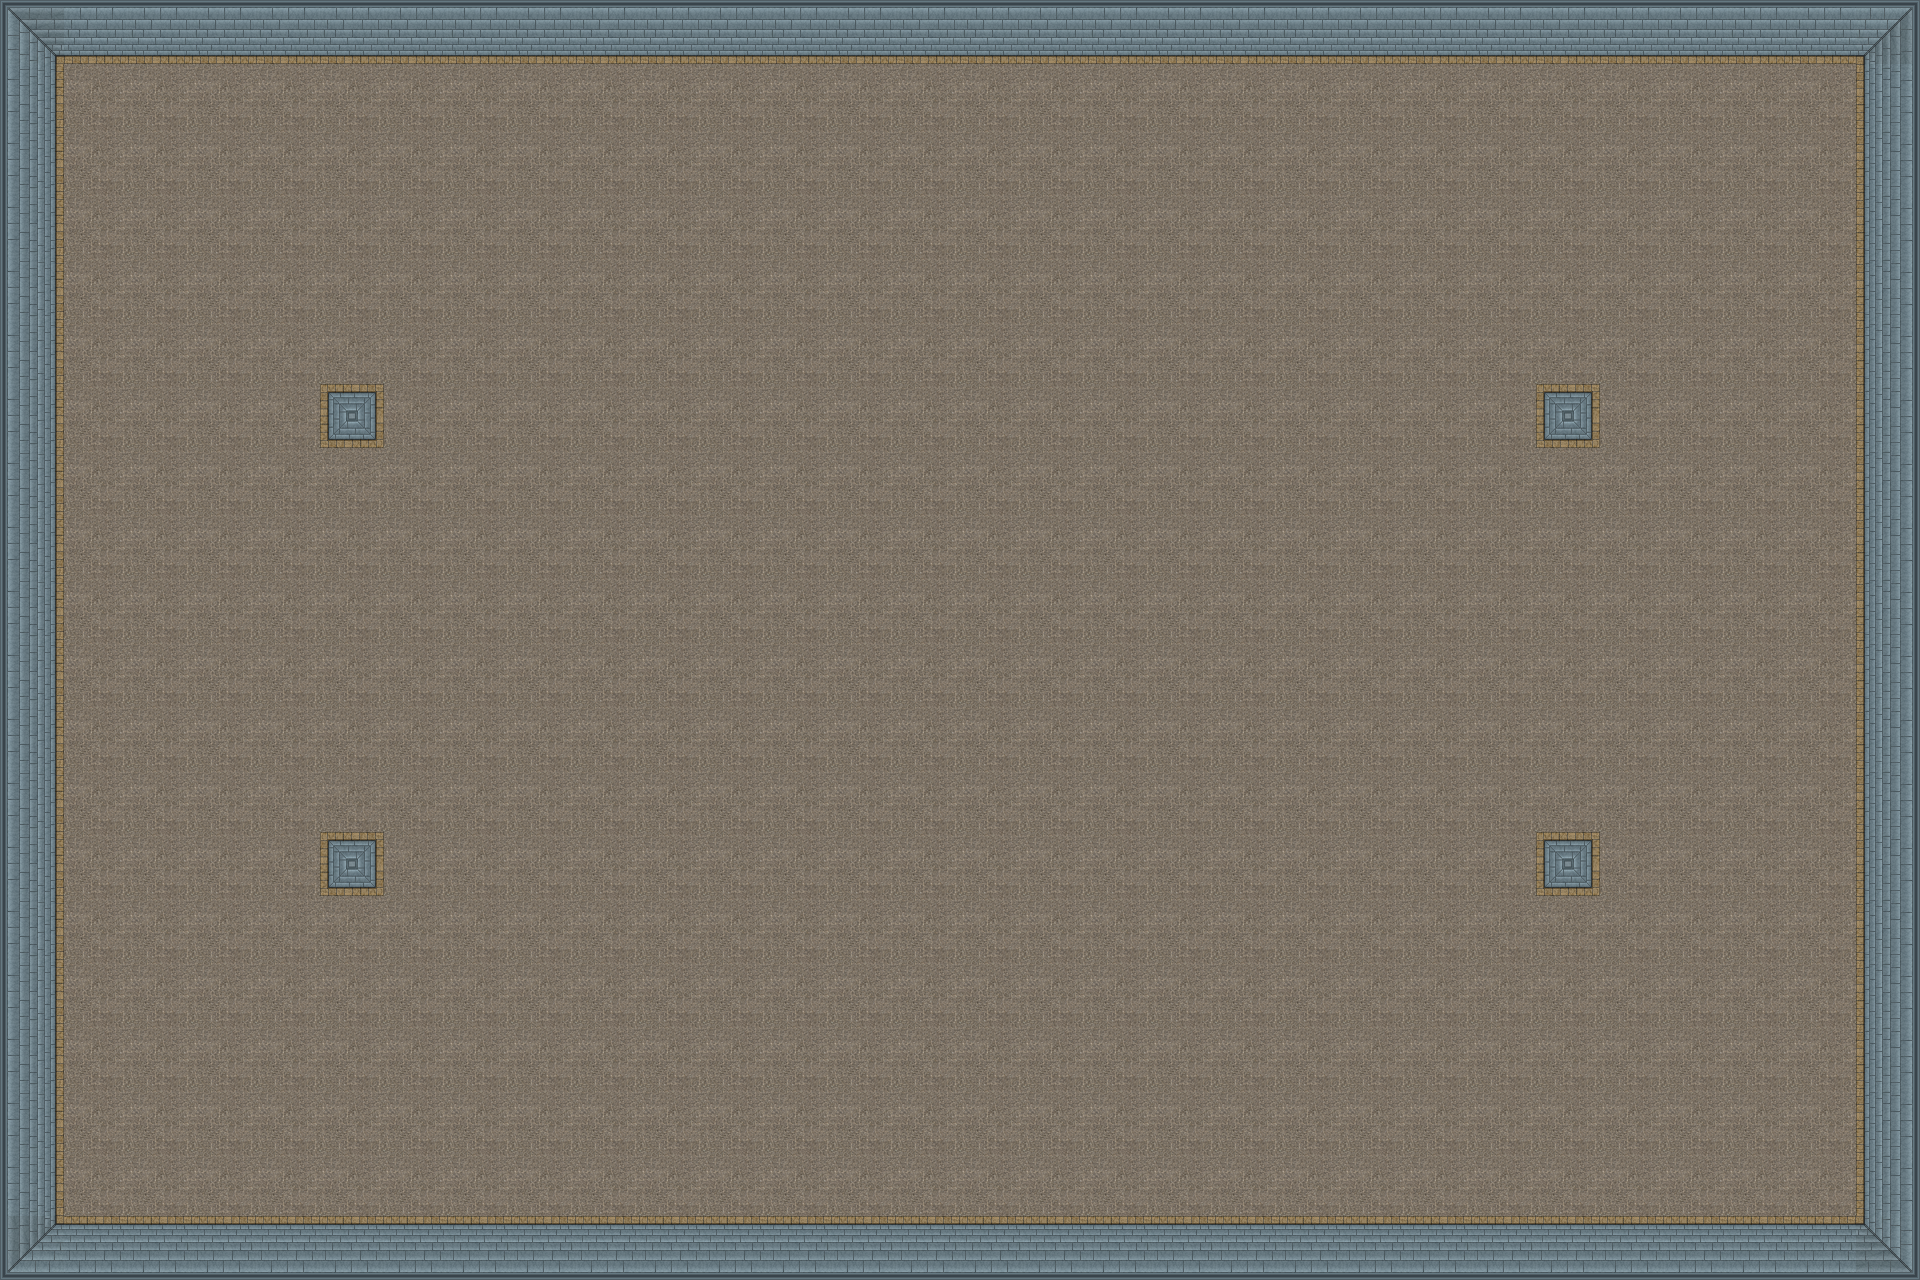

Tiled map render using the project's own tile images. Description and the whole map definition, tile-layer contents included, below:
An orthogonal 30x20 tile map with 64x64 px tiles, 2 tile layers (ground, walls).

<map version="1.10" tiledversion="1.10.2" orientation="orthogonal" renderorder="right-down" width="30" height="20" tilewidth="64" tileheight="64" infinite="0" nextlayerid="3" nextobjectid="1">
 <editorsettings>
  <export target="dungeon-01.json" format="json" />
 </editorsettings>
 <tileset firstgid="1" name="wall_sheet" tilewidth="64" tileheight="64" tilecount="50" columns="5">
  <image source="wall_sheet.png" width="320" height="640" />
  <tile id="0">
   <properties>
    <property name="collides" type="bool" value="true" />
   </properties>
  </tile>
  <tile id="1">
   <properties>
    <property name="collides" type="bool" value="true" />
   </properties>
  </tile>
  <tile id="2">
   <properties>
    <property name="collides" type="bool" value="true" />
   </properties>
  </tile>
  <tile id="3">
   <properties>
    <property name="collides" type="bool" value="true" />
   </properties>
  </tile>
  <tile id="5">
   <properties>
    <property name="collides" type="bool" value="true" />
   </properties>
  </tile>
  <tile id="6">
   <properties>
    <property name="collides" type="bool" value="true" />
   </properties>
  </tile>
  <tile id="7">
   <properties>
    <property name="collides" type="bool" value="true" />
   </properties>
  </tile>
  <tile id="8">
   <properties>
    <property name="collides" type="bool" value="true" />
   </properties>
  </tile>
  <tile id="10">
   <properties>
    <property name="collides" type="bool" value="true" />
   </properties>
  </tile>
  <tile id="11">
   <properties>
    <property name="collides" type="bool" value="true" />
   </properties>
  </tile>
  <tile id="12">
   <properties>
    <property name="collides" type="bool" value="true" />
   </properties>
  </tile>
  <tile id="13">
   <properties>
    <property name="collides" type="bool" value="true" />
   </properties>
  </tile>
 </tileset>
 <layer id="2" name="ground" width="30" height="20">
  <data encoding="csv">
30,30,30,30,30,30,30,30,30,30,30,30,30,30,30,30,30,30,30,30,30,30,30,30,30,30,30,30,30,30,
30,30,30,30,30,30,30,30,30,30,30,30,30,30,30,30,30,30,30,30,30,30,30,30,30,30,30,30,30,30,
30,30,30,30,30,30,30,30,30,30,30,30,30,30,30,30,30,30,30,30,30,30,30,30,30,30,30,30,30,30,
30,30,30,30,30,30,30,30,30,30,30,30,30,30,30,30,30,30,30,30,30,30,30,30,30,30,30,30,30,30,
30,30,30,30,30,30,30,30,30,30,30,30,30,30,30,30,30,30,30,30,30,30,30,30,30,30,30,30,30,30,
30,30,30,30,30,30,30,30,30,30,30,30,30,30,30,30,30,30,30,30,30,30,30,30,30,30,30,30,30,30,
30,30,30,30,30,30,30,30,30,30,30,30,30,30,30,30,30,30,30,30,30,30,30,30,30,30,30,30,30,30,
30,30,30,30,30,30,30,30,30,30,30,30,30,30,30,30,30,30,30,30,30,30,30,30,30,30,30,30,30,30,
30,30,30,30,30,30,30,30,30,30,30,30,30,30,30,30,30,30,30,30,30,30,30,30,30,30,30,30,30,30,
30,30,30,30,30,30,30,30,30,30,30,30,30,30,30,30,30,30,30,30,30,30,30,30,30,30,30,30,30,30,
30,30,30,30,30,30,30,30,30,30,30,30,30,30,30,30,30,30,30,30,30,30,30,30,30,30,30,30,30,30,
30,30,30,30,30,30,30,30,30,30,30,30,30,30,30,30,30,30,30,30,30,30,30,30,30,30,30,30,30,30,
30,30,30,30,30,30,30,30,30,30,30,30,30,30,30,30,30,30,30,30,30,30,30,30,30,30,30,30,30,30,
30,30,30,30,30,30,30,30,30,30,30,30,30,30,30,30,30,30,30,30,30,30,30,30,30,30,30,30,30,30,
30,30,30,30,30,30,30,30,30,30,30,30,30,30,30,30,30,30,30,30,30,30,30,30,30,30,30,30,30,30,
30,30,30,30,30,30,30,30,30,30,30,30,30,30,30,30,30,30,30,30,30,30,30,30,30,30,30,30,30,30,
30,30,30,30,30,30,30,30,30,30,30,30,30,30,30,30,30,30,30,30,30,30,30,30,30,30,30,30,30,30,
30,30,30,30,30,30,30,30,30,30,30,30,30,30,30,30,30,30,30,30,30,30,30,30,30,30,30,30,30,30,
30,30,30,30,30,30,30,30,30,30,30,30,30,30,30,30,30,30,30,30,30,30,30,30,30,30,30,30,30,30,
30,30,30,30,30,30,30,30,30,30,30,30,30,30,30,30,30,30,30,30,30,30,30,30,30,30,30,30,30,30
</data>
 </layer>
 <layer id="1" name="walls" width="30" height="20">
  <data encoding="csv">
6,3,3,3,3,3,3,3,3,3,3,3,3,3,3,3,3,3,3,3,3,3,3,3,3,3,3,3,3,8,
1,0,0,0,0,0,0,0,0,0,0,0,0,0,0,0,0,0,0,0,0,0,0,0,0,0,0,0,0,2,
1,0,0,0,0,0,0,0,0,0,0,0,0,0,0,0,0,0,0,0,0,0,0,0,0,0,0,0,0,2,
1,0,0,0,0,0,0,0,0,0,0,0,0,0,0,0,0,0,0,0,0,0,0,0,0,0,0,0,0,2,
1,0,0,0,0,0,0,0,0,0,0,0,0,0,0,0,0,0,0,0,0,0,0,0,0,0,0,0,0,2,
1,0,0,0,0,0,0,0,0,0,0,0,0,0,0,0,0,0,0,0,0,0,0,0,0,0,0,0,0,2,
1,0,0,0,0,25,0,0,0,0,0,0,0,0,0,0,0,0,0,0,0,0,0,0,25,0,0,0,0,2,
1,0,0,0,0,0,0,0,0,0,0,0,0,0,0,0,0,0,0,0,0,0,0,0,0,0,0,0,0,2,
1,0,0,0,0,0,0,0,0,0,0,0,0,0,0,0,0,0,0,0,0,0,0,0,0,0,0,0,0,2,
1,0,0,0,0,0,0,0,0,0,0,0,0,0,0,0,0,0,0,0,0,0,0,0,0,0,0,0,0,2,
1,0,0,0,0,0,0,0,0,0,0,0,0,0,0,0,0,0,0,0,0,0,0,0,0,0,0,0,0,2,
1,0,0,0,0,0,0,0,0,0,0,0,0,0,0,0,0,0,0,0,0,0,0,0,0,0,0,0,0,2,
1,0,0,0,0,0,0,0,0,0,0,0,0,0,0,0,0,0,0,0,0,0,0,0,0,0,0,0,0,2,
1,0,0,0,0,25,0,0,0,0,0,0,0,0,0,0,0,0,0,0,0,0,0,0,25,0,0,0,0,2,
1,0,0,0,0,0,0,0,0,0,0,0,0,0,0,0,0,0,0,0,0,0,0,0,0,0,0,0,0,2,
1,0,0,0,0,0,0,0,0,0,0,0,0,0,0,0,0,0,0,0,0,0,0,0,0,0,0,0,0,2,
1,0,0,0,0,0,0,0,0,0,0,0,0,0,0,0,0,0,0,0,0,0,0,0,0,0,0,0,0,2,
1,0,0,0,0,0,0,0,0,0,0,0,0,0,0,0,0,0,0,0,0,0,0,0,0,0,0,0,0,2,
1,0,0,0,0,0,0,0,0,0,0,0,0,0,0,0,0,0,0,0,0,0,0,0,0,0,0,0,0,2,
9,4,4,4,4,4,4,4,4,4,4,4,4,4,4,4,4,4,4,4,4,4,4,4,4,4,4,4,4,7
</data>
 </layer>
</map>